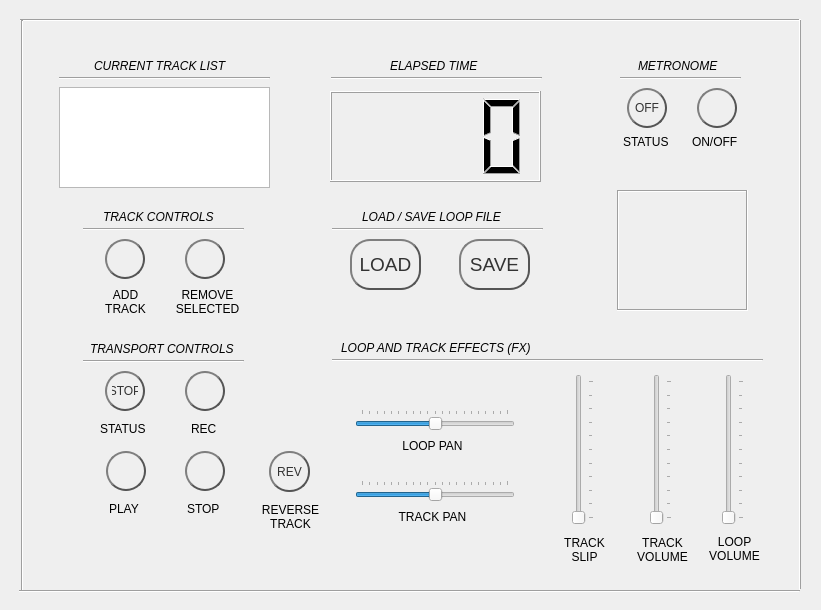
<?xml version="1.0" encoding="UTF-8"?>
<ui version="4.0">
 <class>Dialog</class>
 <widget class="QDialog" name="Dialog">
  <property name="geometry">
   <rect>
    <x>0</x>
    <y>0</y>
    <width>821</width>
    <height>610</height>
   </rect>
  </property>
  <property name="windowTitle">
   <string>AudNauseum</string>
  </property>
  <property name="windowIcon">
   <iconset>
    <normaloff>../../resources/icon/icon_with_name.png</normaloff>../../resources/icon/icon_with_name.png</iconset>
  </property>
  <property name="toolTipDuration">
   <number>-2</number>
  </property>
  <widget class="QLCDNumber" name="lcdNumber">
   <property name="geometry">
    <rect>
     <x>330</x>
     <y>91</y>
     <width>211</width>
     <height>91</height>
    </rect>
   </property>
   <property name="frameShape">
    <enum>QFrame::Box</enum>
   </property>
   <property name="frameShadow">
    <enum>QFrame::Raised</enum>
   </property>
   <property name="smallDecimalPoint">
    <bool>false</bool>
   </property>
   <property name="digitCount">
    <number>4</number>
   </property>
   <property name="segmentStyle">
    <enum>QLCDNumber::Filled</enum>
   </property>
   <property name="value" stdset="0">
    <double>0.000000000000000</double>
   </property>
   <property name="intValue" stdset="0">
    <number>0</number>
   </property>
  </widget>
  <widget class="QPushButton" name="pushButton_record">
   <property name="geometry">
    <rect>
     <x>185</x>
     <y>371</y>
     <width>40</width>
     <height>40</height>
    </rect>
   </property>
   <property name="minimumSize">
    <size>
     <width>40</width>
     <height>40</height>
    </size>
   </property>
   <property name="styleSheet">
    <string notr="true">QPushButton {
    color: #333;
    border: 2px solid #555;
    border-radius: 20px;
    border-style: outset;
    background: qradialgradient(
        cx: 0.3, cy: -0.4, fx: 0.3, fy: -0.4,
        radius: 1.35, stop: 0 #fff, stop: 1 #b12
        );
    padding: 5px;
    }

QPushButton:hover {
    background: qradialgradient(
        cx: 0.3, cy: -0.4, fx: 0.3, fy: -0.4,
        radius: 1.35, stop: 0 #fff, stop: 1 #bbb
        );
    }

QPushButton:pressed {
    border-style: inset;
    background: qradialgradient(
        cx: 0.4, cy: -0.1, fx: 0.4, fy: -0.1,
        radius: 1.35, stop: 0 #fff, stop: 1 #ddd
        );
    }</string>
   </property>
   <property name="text">
    <string/>
   </property>
   <property name="checkable">
    <bool>true</bool>
   </property>
  </widget>
  <widget class="QPushButton" name="pushButton_play">
   <property name="geometry">
    <rect>
     <x>106</x>
     <y>451</y>
     <width>40</width>
     <height>40</height>
    </rect>
   </property>
   <property name="minimumSize">
    <size>
     <width>40</width>
     <height>40</height>
    </size>
   </property>
   <property name="styleSheet">
    <string notr="true">QPushButton {
    color: #333;
    border: 2px solid #555;
    border-radius: 20px;
    border-style: outset;
    background: qradialgradient(
        cx: 0.3, cy: -0.4, fx: 0.3, fy: -0.4,
        radius: 1.35, stop: 0 #fff, stop: 1 #1b2
        );
    padding: 5px;
    }

QPushButton:hover {
    background: qradialgradient(
        cx: 0.3, cy: -0.4, fx: 0.3, fy: -0.4,
        radius: 1.35, stop: 0 #fff, stop: 1 #bbb
        );
    }

QPushButton:pressed {
    border-style: inset;
    background: qradialgradient(
        cx: 0.4, cy: -0.1, fx: 0.4, fy: -0.1,
        radius: 1.35, stop: 0 #fff, stop: 1 #ddd
        );
    }</string>
   </property>
   <property name="text">
    <string/>
   </property>
   <property name="checkable">
    <bool>true</bool>
   </property>
  </widget>
  <widget class="QPushButton" name="pushButton_stop">
   <property name="geometry">
    <rect>
     <x>185</x>
     <y>451</y>
     <width>40</width>
     <height>40</height>
    </rect>
   </property>
   <property name="minimumSize">
    <size>
     <width>40</width>
     <height>40</height>
    </size>
   </property>
   <property name="styleSheet">
    <string notr="true">QPushButton {
    color: #333;
    border: 2px solid #555;
    border-radius: 20px;
    border-style: outset;
    background: qradialgradient(
        cx: 0.3, cy: -0.4, fx: 0.3, fy: -0.4,
        radius: 1.35, stop: 0 #fff, stop: 1 #111
        );
    padding: 5px;
    }

QPushButton:hover {
    background: qradialgradient(
        cx: 0.3, cy: -0.4, fx: 0.3, fy: -0.4,
        radius: 1.35, stop: 0 #fff, stop: 1 #bbb
        );
    }

QPushButton:pressed {
    border-style: inset;
    background: qradialgradient(
        cx: 0.4, cy: -0.1, fx: 0.4, fy: -0.1,
        radius: 1.35, stop: 0 #fff, stop: 1 #ddd
        );
    }</string>
   </property>
   <property name="text">
    <string/>
   </property>
   <property name="checkable">
    <bool>true</bool>
   </property>
  </widget>
  <widget class="QLabel" name="label_6">
   <property name="geometry">
    <rect>
     <x>191</x>
     <y>421</y>
     <width>31</width>
     <height>16</height>
    </rect>
   </property>
   <property name="text">
    <string>REC</string>
   </property>
  </widget>
  <widget class="QLabel" name="label_7">
   <property name="geometry">
    <rect>
     <x>109</x>
     <y>501</y>
     <width>41</width>
     <height>16</height>
    </rect>
   </property>
   <property name="text">
    <string>PLAY</string>
   </property>
  </widget>
  <widget class="QLabel" name="label_8">
   <property name="geometry">
    <rect>
     <x>187</x>
     <y>501</y>
     <width>41</width>
     <height>16</height>
    </rect>
   </property>
   <property name="text">
    <string>STOP</string>
   </property>
  </widget>
  <widget class="QPushButton" name="pushButton_add_track">
   <property name="geometry">
    <rect>
     <x>105</x>
     <y>239</y>
     <width>40</width>
     <height>40</height>
    </rect>
   </property>
   <property name="minimumSize">
    <size>
     <width>40</width>
     <height>40</height>
    </size>
   </property>
   <property name="styleSheet">
    <string notr="true">QPushButton {
    color: #333;
    border: 2px solid #555;
    border-radius: 20px;
    border-style: outset;
    background: qradialgradient(
        cx: 0.3, cy: -0.4, fx: 0.3, fy: -0.4,
        radius: 1.35, stop: 0 #fff, stop: 1 #111
        );
    padding: 5px;
    }

QPushButton:hover {
    background: qradialgradient(
        cx: 0.3, cy: -0.4, fx: 0.3, fy: -0.4,
        radius: 1.35, stop: 0 #fff, stop: 1 #bbb
        );
    }

QPushButton:pressed {
    border-style: inset;
    background: qradialgradient(
        cx: 0.4, cy: -0.1, fx: 0.4, fy: -0.1,
        radius: 1.35, stop: 0 #fff, stop: 1 #ddd
        );
    }</string>
   </property>
   <property name="text">
    <string/>
   </property>
   <property name="checkable">
    <bool>true</bool>
   </property>
  </widget>
  <widget class="QLabel" name="label_10">
   <property name="geometry">
    <rect>
     <x>95</x>
     <y>286</y>
     <width>61</width>
     <height>31</height>
    </rect>
   </property>
   <property name="text">
    <string>ADD TRACK</string>
   </property>
   <property name="alignment">
    <set>Qt::AlignCenter</set>
   </property>
   <property name="wordWrap">
    <bool>true</bool>
   </property>
  </widget>
  <widget class="QLabel" name="label_15">
   <property name="geometry">
    <rect>
     <x>172</x>
     <y>286</y>
     <width>71</width>
     <height>31</height>
    </rect>
   </property>
   <property name="text">
    <string>REMOVE SELECTED</string>
   </property>
   <property name="alignment">
    <set>Qt::AlignCenter</set>
   </property>
   <property name="wordWrap">
    <bool>true</bool>
   </property>
  </widget>
  <widget class="QPushButton" name="pushButton_rem_track">
   <property name="geometry">
    <rect>
     <x>185</x>
     <y>239</y>
     <width>40</width>
     <height>40</height>
    </rect>
   </property>
   <property name="minimumSize">
    <size>
     <width>40</width>
     <height>40</height>
    </size>
   </property>
   <property name="styleSheet">
    <string notr="true">QPushButton {
    color: #333;
    border: 2px solid #555;
    border-radius: 20px;
    border-style: outset;
    background: qradialgradient(
        cx: 0.3, cy: -0.4, fx: 0.3, fy: -0.4,
        radius: 1.35, stop: 0 #fff, stop: 1 #111
        );
    padding: 5px;
    }

QPushButton:hover {
    background: qradialgradient(
        cx: 0.3, cy: -0.4, fx: 0.3, fy: -0.4,
        radius: 1.35, stop: 0 #fff, stop: 1 #bbb
        );
    }

QPushButton:pressed {
    border-style: inset;
    background: qradialgradient(
        cx: 0.4, cy: -0.1, fx: 0.4, fy: -0.1,
        radius: 1.35, stop: 0 #fff, stop: 1 #ddd
        );
    }</string>
   </property>
   <property name="text">
    <string/>
   </property>
   <property name="checkable">
    <bool>true</bool>
   </property>
  </widget>
  <widget class="Line" name="line">
   <property name="geometry">
    <rect>
     <x>20</x>
     <y>10</y>
     <width>781</width>
     <height>20</height>
    </rect>
   </property>
   <property name="orientation">
    <enum>Qt::Horizontal</enum>
   </property>
  </widget>
  <widget class="QPushButton" name="pushButton_reverse">
   <property name="geometry">
    <rect>
     <x>269</x>
     <y>451</y>
     <width>41</width>
     <height>41</height>
    </rect>
   </property>
   <property name="minimumSize">
    <size>
     <width>40</width>
     <height>40</height>
    </size>
   </property>
   <property name="font">
    <font>
     <weight>50</weight>
     <bold>false</bold>
    </font>
   </property>
   <property name="cursor">
    <cursorShape>ForbiddenCursor</cursorShape>
   </property>
   <property name="toolTip">
    <string>Coming soon!</string>
   </property>
   <property name="styleSheet">
    <string notr="true">QPushButton {
    color: #333;
    border: 2px solid #555;
    border-radius: 20px;
    border-style: outset;
    background: qradialgradient(
        cx: 0.3, cy: -0.4, fx: 0.3, fy: -0.4,
        radius: 1.35, stop: 0 #fff, stop: 1 #E41
        );
    padding: 5px;
    }

QPushButton:hover {
    background: qradialgradient(
        cx: 0.3, cy: -0.4, fx: 0.3, fy: -0.4,
        radius: 1.35, stop: 0 #fff, stop: 1 #bbb
        );
    }

QPushButton:pressed {
    border-style: inset;
    background: qradialgradient(
        cx: 0.4, cy: -0.1, fx: 0.4, fy: -0.1,
        radius: 1.35, stop: 0 #fff, stop: 1 #ddd
        );
    }</string>
   </property>
   <property name="text">
    <string>REV</string>
   </property>
   <property name="checkable">
    <bool>false</bool>
   </property>
  </widget>
  <widget class="Line" name="line_2">
   <property name="geometry">
    <rect>
     <x>83</x>
     <y>351</y>
     <width>161</width>
     <height>20</height>
    </rect>
   </property>
   <property name="orientation">
    <enum>Qt::Horizontal</enum>
   </property>
  </widget>
  <widget class="QLabel" name="label">
   <property name="geometry">
    <rect>
     <x>90</x>
     <y>341</y>
     <width>161</width>
     <height>16</height>
    </rect>
   </property>
   <property name="font">
    <font>
     <italic>true</italic>
    </font>
   </property>
   <property name="text">
    <string>TRANSPORT CONTROLS</string>
   </property>
  </widget>
  <widget class="QLabel" name="label_2">
   <property name="geometry">
    <rect>
     <x>341</x>
     <y>340</y>
     <width>221</width>
     <height>16</height>
    </rect>
   </property>
   <property name="font">
    <font>
     <italic>true</italic>
    </font>
   </property>
   <property name="text">
    <string>LOOP AND TRACK EFFECTS (FX)</string>
   </property>
  </widget>
  <widget class="QPushButton" name="pushButton_metro_indicator">
   <property name="enabled">
    <bool>false</bool>
   </property>
   <property name="geometry">
    <rect>
     <x>627</x>
     <y>88</y>
     <width>40</width>
     <height>40</height>
    </rect>
   </property>
   <property name="minimumSize">
    <size>
     <width>40</width>
     <height>40</height>
    </size>
   </property>
   <property name="font">
    <font>
     <pointsize>9</pointsize>
    </font>
   </property>
   <property name="styleSheet">
    <string notr="true">QPushButton {
    color: #333;
    border: 2px solid #555;
    border-radius: 20px;
    border-style: outset;
    background: qradialgradient(
        cx: 0.3, cy: -0.4, fx: 0.3, fy: -0.4,
        radius: 1.35, stop: 0 #fff, stop: 1 #ddd
        );
    padding: 5px;
    }

QPushButton:hover {
    background: qradialgradient(
        cx: 0.3, cy: -0.4, fx: 0.3, fy: -0.4,
        radius: 1.35, stop: 0 #fff, stop: 1 #bbb
        );
    }

QPushButton:pressed {
    border-style: inset;
    background: qradialgradient(
        cx: 0.4, cy: -0.1, fx: 0.4, fy: -0.1,
        radius: 1.35, stop: 0 #fff, stop: 1 #ddd
        );
    }</string>
   </property>
   <property name="text">
    <string>OFF</string>
   </property>
  </widget>
  <widget class="QLabel" name="label_19">
   <property name="geometry">
    <rect>
     <x>692</x>
     <y>134</y>
     <width>61</width>
     <height>16</height>
    </rect>
   </property>
   <property name="text">
    <string>ON/OFF</string>
   </property>
  </widget>
  <widget class="QPushButton" name="pushButton_metro_on_off">
   <property name="geometry">
    <rect>
     <x>697</x>
     <y>88</y>
     <width>40</width>
     <height>40</height>
    </rect>
   </property>
   <property name="minimumSize">
    <size>
     <width>40</width>
     <height>40</height>
    </size>
   </property>
   <property name="cursor">
    <cursorShape>ForbiddenCursor</cursorShape>
   </property>
   <property name="toolTip">
    <string>Coming soon!</string>
   </property>
   <property name="styleSheet">
    <string notr="true">QPushButton {
    color: #333;
    border: 2px solid #555;
    border-radius: 20px;
    border-style: outset;
    background: qradialgradient(
        cx: 0.3, cy: -0.4, fx: 0.3, fy: -0.4,
        radius: 1.35, stop: 0 #fff, stop: 1 #1b2
        );
    padding: 5px;
    }

QPushButton:hover {
    background: qradialgradient(
        cx: 0.3, cy: -0.4, fx: 0.3, fy: -0.4,
        radius: 1.35, stop: 0 #fff, stop: 1 #bbb
        );
    }

QPushButton:pressed {
    border-style: inset;
    background: qradialgradient(
        cx: 0.4, cy: -0.1, fx: 0.4, fy: -0.1,
        radius: 1.35, stop: 0 #fff, stop: 1 #ddd
        );
    }</string>
   </property>
   <property name="text">
    <string/>
   </property>
   <property name="checkable">
    <bool>false</bool>
   </property>
  </widget>
  <widget class="Line" name="line_5">
   <property name="geometry">
    <rect>
     <x>620</x>
     <y>68</y>
     <width>121</width>
     <height>20</height>
    </rect>
   </property>
   <property name="orientation">
    <enum>Qt::Horizontal</enum>
   </property>
  </widget>
  <widget class="QLabel" name="label_20">
   <property name="geometry">
    <rect>
     <x>638</x>
     <y>58</y>
     <width>101</width>
     <height>16</height>
    </rect>
   </property>
   <property name="font">
    <font>
     <italic>true</italic>
    </font>
   </property>
   <property name="text">
    <string>METRONOME</string>
   </property>
  </widget>
  <widget class="Line" name="line_6">
   <property name="geometry">
    <rect>
     <x>19</x>
     <y>581</y>
     <width>781</width>
     <height>20</height>
    </rect>
   </property>
   <property name="orientation">
    <enum>Qt::Horizontal</enum>
   </property>
  </widget>
  <widget class="Line" name="line_7">
   <property name="geometry">
    <rect>
     <x>12</x>
     <y>20</y>
     <width>20</width>
     <height>571</height>
    </rect>
   </property>
   <property name="orientation">
    <enum>Qt::Vertical</enum>
   </property>
  </widget>
  <widget class="Line" name="line_8">
   <property name="geometry">
    <rect>
     <x>790</x>
     <y>19</y>
     <width>20</width>
     <height>571</height>
    </rect>
   </property>
   <property name="frameShadow">
    <enum>QFrame::Raised</enum>
   </property>
   <property name="orientation">
    <enum>Qt::Vertical</enum>
   </property>
  </widget>
  <widget class="QPushButton" name="status_indicator">
   <property name="enabled">
    <bool>false</bool>
   </property>
   <property name="geometry">
    <rect>
     <x>105</x>
     <y>371</y>
     <width>40</width>
     <height>40</height>
    </rect>
   </property>
   <property name="minimumSize">
    <size>
     <width>40</width>
     <height>40</height>
    </size>
   </property>
   <property name="font">
    <font>
     <pointsize>9</pointsize>
    </font>
   </property>
   <property name="styleSheet">
    <string notr="true">QPushButton {
    color: #333;
    border: 2px solid #555;
    border-radius: 20px;
    border-style: outset;
    background: qradialgradient(
        cx: 0.3, cy: -0.4, fx: 0.3, fy: -0.4,
        radius: 1.35, stop: 0 #fff, stop: 1 #ddd
        );
    padding: 5px;
    }

QPushButton:hover {
    background: qradialgradient(
        cx: 0.3, cy: -0.4, fx: 0.3, fy: -0.4,
        radius: 1.35, stop: 0 #fff, stop: 1 #bbb
        );
    }

QPushButton:pressed {
    border-style: inset;
    background: qradialgradient(
        cx: 0.4, cy: -0.1, fx: 0.4, fy: -0.1,
        radius: 1.35, stop: 0 #fff, stop: 1 #ddd
        );
    }</string>
   </property>
   <property name="text">
    <string>STOP</string>
   </property>
  </widget>
  <widget class="QLabel" name="label_13">
   <property name="geometry">
    <rect>
     <x>100</x>
     <y>421</y>
     <width>61</width>
     <height>16</height>
    </rect>
   </property>
   <property name="text">
    <string>STATUS</string>
   </property>
  </widget>
  <widget class="QLabel" name="label_18">
   <property name="geometry">
    <rect>
     <x>623</x>
     <y>134</y>
     <width>61</width>
     <height>16</height>
    </rect>
   </property>
   <property name="text">
    <string>STATUS</string>
   </property>
  </widget>
  <widget class="QListWidget" name="listWidget">
   <property name="geometry">
    <rect>
     <x>59</x>
     <y>87</y>
     <width>211</width>
     <height>101</height>
    </rect>
   </property>
  </widget>
  <widget class="QLabel" name="label_9">
   <property name="geometry">
    <rect>
     <x>94</x>
     <y>58</y>
     <width>171</width>
     <height>16</height>
    </rect>
   </property>
   <property name="font">
    <font>
     <italic>true</italic>
    </font>
   </property>
   <property name="text">
    <string>CURRENT TRACK LIST</string>
   </property>
  </widget>
  <widget class="Line" name="line_16">
   <property name="geometry">
    <rect>
     <x>59</x>
     <y>68</y>
     <width>211</width>
     <height>20</height>
    </rect>
   </property>
   <property name="orientation">
    <enum>Qt::Horizontal</enum>
   </property>
  </widget>
  <widget class="QLabel" name="label_22">
   <property name="geometry">
    <rect>
     <x>362</x>
     <y>209</y>
     <width>161</width>
     <height>16</height>
    </rect>
   </property>
   <property name="font">
    <font>
     <italic>true</italic>
    </font>
   </property>
   <property name="text">
    <string>LOAD / SAVE LOOP FILE</string>
   </property>
  </widget>
  <widget class="QPushButton" name="pushButton_save_file">
   <property name="geometry">
    <rect>
     <x>459</x>
     <y>239</y>
     <width>71</width>
     <height>51</height>
    </rect>
   </property>
   <property name="minimumSize">
    <size>
     <width>40</width>
     <height>40</height>
    </size>
   </property>
   <property name="font">
    <font>
     <pointsize>14</pointsize>
     <weight>50</weight>
     <italic>false</italic>
     <bold>false</bold>
     <underline>false</underline>
     <strikeout>false</strikeout>
    </font>
   </property>
   <property name="styleSheet">
    <string notr="true">QPushButton {
    color: #333;
    border: 2px solid #555;
    border-radius: 20px;
    border-style: outset;
    background: qradialgradient(
        cx: 0.3, cy: -0.4, fx: 0.3, fy: -0.4,
        radius: 1.35, stop: 0 #fff, stop: 1 #b12
        );
    padding: 5px;
    }

QPushButton:hover {
    background: qradialgradient(
        cx: 0.3, cy: -0.4, fx: 0.3, fy: -0.4,
        radius: 1.35, stop: 0 #fff, stop: 1 #bbb
        );
    }

QPushButton:pressed {
    border-style: inset;
    background: qradialgradient(
        cx: 0.4, cy: -0.1, fx: 0.4, fy: -0.1,
        radius: 1.35, stop: 0 #fff, stop: 1 #ddd
        );
    }</string>
   </property>
   <property name="text">
    <string>SAVE</string>
   </property>
   <property name="checkable">
    <bool>true</bool>
   </property>
  </widget>
  <widget class="Line" name="line_13">
   <property name="geometry">
    <rect>
     <x>332</x>
     <y>219</y>
     <width>211</width>
     <height>20</height>
    </rect>
   </property>
   <property name="orientation">
    <enum>Qt::Horizontal</enum>
   </property>
  </widget>
  <widget class="QPushButton" name="pushButton_load_file">
   <property name="geometry">
    <rect>
     <x>350</x>
     <y>239</y>
     <width>71</width>
     <height>51</height>
    </rect>
   </property>
   <property name="minimumSize">
    <size>
     <width>40</width>
     <height>40</height>
    </size>
   </property>
   <property name="font">
    <font>
     <pointsize>14</pointsize>
     <weight>50</weight>
     <italic>false</italic>
     <bold>false</bold>
     <underline>false</underline>
     <strikeout>false</strikeout>
    </font>
   </property>
   <property name="styleSheet">
    <string notr="true">QPushButton {
    color: #333;
    border: 2px solid #555;
    border-radius: 20px;
    border-style: outset;
    background: qradialgradient(
        cx: 0.3, cy: -0.4, fx: 0.3, fy: -0.4,
        radius: 1.35, stop: 0 #fff, stop: 1 #ee3
        );
    padding: 5px;
    }

QPushButton:hover {
    background: qradialgradient(
        cx: 0.3, cy: -0.4, fx: 0.3, fy: -0.4,
        radius: 1.35, stop: 0 #fff, stop: 1 #bbb
        );
    }

QPushButton:pressed {
    border-style: inset;
    background: qradialgradient(
        cx: 0.4, cy: -0.1, fx: 0.4, fy: -0.1,
        radius: 1.35, stop: 0 #fff, stop: 1 #ddd
        );
    }</string>
   </property>
   <property name="text">
    <string>LOAD</string>
   </property>
   <property name="checkable">
    <bool>true</bool>
   </property>
  </widget>
  <widget class="Line" name="line_4">
   <property name="geometry">
    <rect>
     <x>83</x>
     <y>219</y>
     <width>161</width>
     <height>20</height>
    </rect>
   </property>
   <property name="orientation">
    <enum>Qt::Horizontal</enum>
   </property>
  </widget>
  <widget class="QLabel" name="label_17">
   <property name="geometry">
    <rect>
     <x>103</x>
     <y>209</y>
     <width>141</width>
     <height>16</height>
    </rect>
   </property>
   <property name="font">
    <font>
     <italic>true</italic>
    </font>
   </property>
   <property name="text">
    <string>TRACK CONTROLS</string>
   </property>
  </widget>
  <widget class="Line" name="line_3">
   <property name="geometry">
    <rect>
     <x>332</x>
     <y>350</y>
     <width>431</width>
     <height>20</height>
    </rect>
   </property>
   <property name="orientation">
    <enum>Qt::Horizontal</enum>
   </property>
  </widget>
  <widget class="QLabel" name="label_11">
   <property name="geometry">
    <rect>
     <x>617</x>
     <y>190</y>
     <width>131</width>
     <height>121</height>
    </rect>
   </property>
   <property name="font">
    <font>
     <kerning>true</kerning>
    </font>
   </property>
   <property name="styleSheet">
    <string notr="true"/>
   </property>
   <property name="frameShape">
    <enum>QFrame::Box</enum>
   </property>
   <property name="frameShadow">
    <enum>QFrame::Sunken</enum>
   </property>
   <property name="lineWidth">
    <number>1</number>
   </property>
   <property name="text">
    <string/>
   </property>
   <property name="pixmap">
    <pixmap>../../resources/icon/icon_with_name.png</pixmap>
   </property>
   <property name="scaledContents">
    <bool>true</bool>
   </property>
  </widget>
  <widget class="Line" name="line_10">
   <property name="geometry">
    <rect>
     <x>331</x>
     <y>68</y>
     <width>211</width>
     <height>20</height>
    </rect>
   </property>
   <property name="orientation">
    <enum>Qt::Horizontal</enum>
   </property>
  </widget>
  <widget class="QLabel" name="label_12">
   <property name="geometry">
    <rect>
     <x>390</x>
     <y>58</y>
     <width>101</width>
     <height>16</height>
    </rect>
   </property>
   <property name="font">
    <font>
     <italic>true</italic>
    </font>
   </property>
   <property name="text">
    <string>ELAPSED TIME</string>
   </property>
  </widget>
  <widget class="QSlider" name="loopVolume">
   <property name="geometry">
    <rect>
     <x>722</x>
     <y>374</y>
     <width>22</width>
     <height>151</height>
    </rect>
   </property>
   <property name="maximum">
    <number>100</number>
   </property>
   <property name="orientation">
    <enum>Qt::Vertical</enum>
   </property>
   <property name="tickPosition">
    <enum>QSlider::TicksBelow</enum>
   </property>
   <property name="tickInterval">
    <number>10</number>
   </property>
  </widget>
  <widget class="QLabel" name="label_23">
   <property name="geometry">
    <rect>
     <x>704</x>
     <y>533</y>
     <width>61</width>
     <height>31</height>
    </rect>
   </property>
   <property name="font">
    <font>
     <italic>false</italic>
    </font>
   </property>
   <property name="text">
    <string>LOOP VOLUME</string>
   </property>
   <property name="alignment">
    <set>Qt::AlignCenter</set>
   </property>
   <property name="wordWrap">
    <bool>true</bool>
   </property>
  </widget>
  <widget class="QLabel" name="label_24">
   <property name="geometry">
    <rect>
     <x>392</x>
     <y>438</y>
     <width>81</width>
     <height>16</height>
    </rect>
   </property>
   <property name="text">
    <string>LOOP PAN</string>
   </property>
   <property name="alignment">
    <set>Qt::AlignCenter</set>
   </property>
   <property name="wordWrap">
    <bool>true</bool>
   </property>
  </widget>
  <widget class="QSlider" name="trackVolume">
   <property name="geometry">
    <rect>
     <x>650</x>
     <y>374</y>
     <width>22</width>
     <height>151</height>
    </rect>
   </property>
   <property name="maximum">
    <number>100</number>
   </property>
   <property name="orientation">
    <enum>Qt::Vertical</enum>
   </property>
   <property name="tickPosition">
    <enum>QSlider::TicksBelow</enum>
   </property>
   <property name="tickInterval">
    <number>10</number>
   </property>
  </widget>
  <widget class="QLabel" name="label_25">
   <property name="geometry">
    <rect>
     <x>632</x>
     <y>534</y>
     <width>61</width>
     <height>31</height>
    </rect>
   </property>
   <property name="font">
    <font>
     <italic>false</italic>
    </font>
   </property>
   <property name="text">
    <string>TRACK VOLUME</string>
   </property>
   <property name="alignment">
    <set>Qt::AlignCenter</set>
   </property>
   <property name="wordWrap">
    <bool>true</bool>
   </property>
  </widget>
  <widget class="QLabel" name="label_14">
   <property name="geometry">
    <rect>
     <x>559</x>
     <y>534</y>
     <width>51</width>
     <height>31</height>
    </rect>
   </property>
   <property name="text">
    <string>TRACK SLIP</string>
   </property>
   <property name="alignment">
    <set>Qt::AlignCenter</set>
   </property>
   <property name="wordWrap">
    <bool>true</bool>
   </property>
  </widget>
  <widget class="QSlider" name="loopPan">
   <property name="geometry">
    <rect>
     <x>355</x>
     <y>409</y>
     <width>160</width>
     <height>22</height>
    </rect>
   </property>
   <property name="minimum">
    <number>-10</number>
   </property>
   <property name="maximum">
    <number>10</number>
   </property>
   <property name="orientation">
    <enum>Qt::Horizontal</enum>
   </property>
   <property name="tickPosition">
    <enum>QSlider::TicksAbove</enum>
   </property>
   <property name="tickInterval">
    <number>1</number>
   </property>
  </widget>
  <widget class="QLabel" name="label_26">
   <property name="geometry">
    <rect>
     <x>392</x>
     <y>509</y>
     <width>81</width>
     <height>16</height>
    </rect>
   </property>
   <property name="text">
    <string>TRACK PAN</string>
   </property>
   <property name="alignment">
    <set>Qt::AlignCenter</set>
   </property>
   <property name="wordWrap">
    <bool>true</bool>
   </property>
  </widget>
  <widget class="QSlider" name="trackPan">
   <property name="geometry">
    <rect>
     <x>355</x>
     <y>480</y>
     <width>160</width>
     <height>22</height>
    </rect>
   </property>
   <property name="minimum">
    <number>-10</number>
   </property>
   <property name="maximum">
    <number>10</number>
   </property>
   <property name="orientation">
    <enum>Qt::Horizontal</enum>
   </property>
   <property name="tickPosition">
    <enum>QSlider::TicksAbove</enum>
   </property>
   <property name="tickInterval">
    <number>1</number>
   </property>
  </widget>
  <widget class="QSlider" name="trackSlip">
   <property name="geometry">
    <rect>
     <x>572</x>
     <y>374</y>
     <width>22</width>
     <height>151</height>
    </rect>
   </property>
   <property name="maximum">
    <number>10</number>
   </property>
   <property name="singleStep">
    <number>1</number>
   </property>
   <property name="orientation">
    <enum>Qt::Vertical</enum>
   </property>
   <property name="tickPosition">
    <enum>QSlider::TicksBelow</enum>
   </property>
   <property name="tickInterval">
    <number>1</number>
   </property>
  </widget>
  <widget class="QLabel" name="label_16">
   <property name="geometry">
    <rect>
     <x>260</x>
     <y>496</y>
     <width>61</width>
     <height>41</height>
    </rect>
   </property>
   <property name="text">
    <string>REVERSE TRACK</string>
   </property>
   <property name="alignment">
    <set>Qt::AlignCenter</set>
   </property>
   <property name="wordWrap">
    <bool>true</bool>
   </property>
  </widget>
 </widget>
 <resources/>
 <connections/>
</ui>
